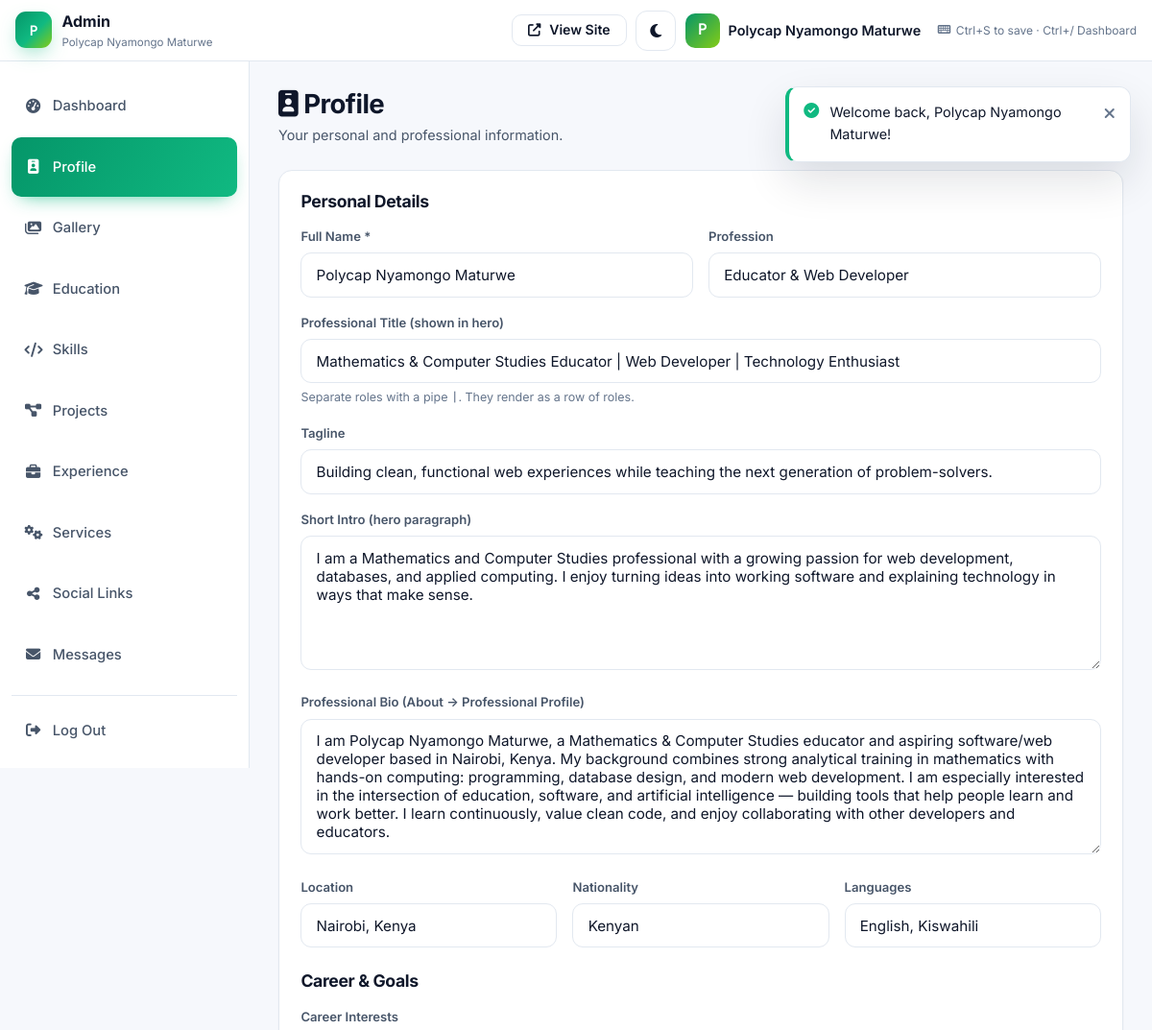
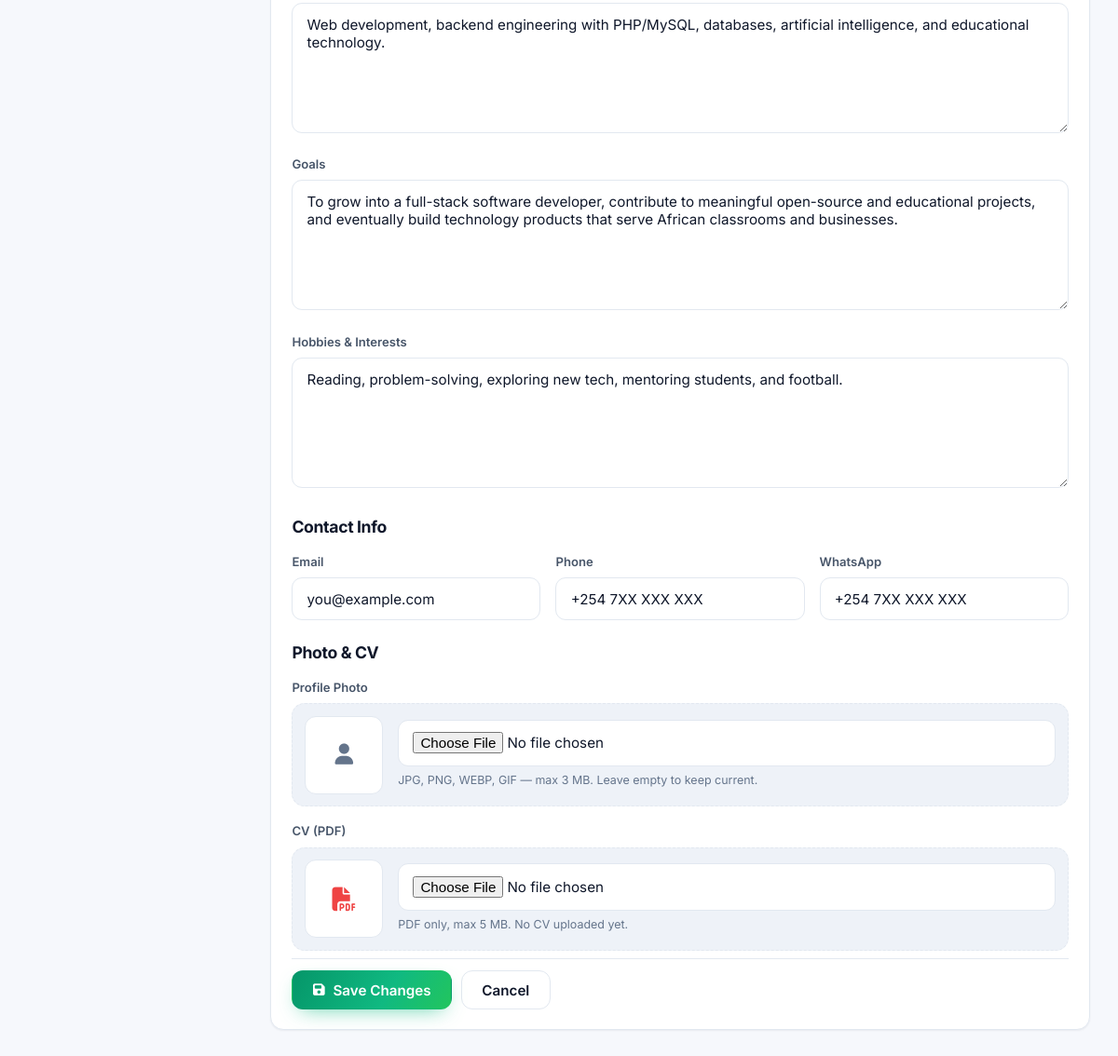
Screenshot of /admin/profile.php (signed in) with the database file from the repository (2 pictures, top to bottom).
### tables this page shows
CREATE TABLE `profile` (
  `id`                 INT UNSIGNED NOT NULL AUTO_INCREMENT,
  `full_name`          VARCHAR(120) NOT NULL,
  `professional_title` VARCHAR(200) DEFAULT NULL,
  `tagline`            VARCHAR(255) DEFAULT NULL,
  `short_intro`        TEXT         DEFAULT NULL,
  `bio`                TEXT         DEFAULT NULL,
  `location`           VARCHAR(120) DEFAULT NULL,
  `nationality`        VARCHAR(80)  DEFAULT NULL,
  `languages`          VARCHAR(200) DEFAULT NULL,
  `profession`         VARCHAR(120) DEFAULT NULL,
  `career_interests`   TEXT         DEFAULT NULL,
  `goals`              TEXT         DEFAULT NULL,
  `hobbies`            TEXT         DEFAULT NULL,
  `profile_image`      VARCHAR(255) DEFAULT NULL,
  `cv_file`            VARCHAR(255) DEFAULT NULL,
  `email`              VARCHAR(120) DEFAULT NULL,
  `phone`              VARCHAR(30)  DEFAULT NULL,
  `whatsapp`           VARCHAR(30)  DEFAULT NULL,
  `created_at`         TIMESTAMP    NOT NULL DEFAULT CURRENT_TIMESTAMP,
  `updated_at`         TIMESTAMP    NOT NULL DEFAULT CURRENT_TIMESTAMP ON UPDATE CURRENT_TIMESTAMP,
  PRIMARY KEY (`id`)
);

### includes/functions.php (called while the page is built, shortened)
<?php
function e($value): string
{
    return htmlspecialchars((string)($value ?? ''), ENT_QUOTES | ENT_SUBSTITUTE, 'UTF-8');
}
function url(string $path = '/'): string
{
    $base = rtrim(APP_URL, '/');
    return $base . '/' . ltrim($path, '/');
}
function asset(string $path): string
{
    return url('assets/' . ltrim($path, '/'));
}
function old(string $key, string $default = ''): string
{
    return (string)($_SESSION['old'][$key] ?? $default);
}

### includes/auth.php (called while the page is built, shortened)
<?php
require_once __DIR__ . '/functions.php';
function currentUser(): array
{
    return [
        'id'        => $_SESSION['user_id']   ?? null,
        'username'  => $_SESSION['username']  ?? null,
        'full_name' => $_SESSION['full_name'] ?? null,
        'role'      => $_SESSION['role']      ?? null,
    ];
}

### admin/profile.php (the view, shortened to what this page needs)
<?php
require_once __DIR__ . '/../includes/auth.php';
$pdo = getDB();
$profile = $pdo->query('SELECT * FROM profile WHERE id = 1')->fetch();
require_once __DIR__ . '/partials/admin_header.php';
require_once __DIR__ . '/partials/admin_sidebar.php';
$v = function (string $key, $default = '') use ($profile) {
    return old($key) !== '' ? old($key) : ($profile[$key] ?? $default);
};
$img = $profile['profile_image'] ?? '';
$imgUrl = $img && file_exists(__DIR__ . '/../' . $img) ? url($img) : '';
$cvUrl  = !empty($profile['cv_file']) && file_exists(__DIR__ . '/../' . $profile['cv_file'])
        ? url($profile['cv_file']) : '';
?>
<div class="admin-page-head">
    <div>
        <h1><i class="fas fa-id-badge"></i> Profile</h1>
        <p>Your personal and professional information.</p>
    </div>
    <div class="actions">
        <a href="<?= url('/') ?>" target="_blank" class="btn btn--ghost btn--sm">
        </a>
    </div>
</div>
<form method="post" enctype="multipart/form-data" class="panel">
    <div class="panel__head">
        <h2>Personal Details</h2>
    </div>
    <div class="admin-form">
        <div class="grid-2">
            <div class="form-group">
                <label for="full_name">Full Name *</label>
                <input class="form-control" type="text" id="full_name" name="full_name"
                       value="<?= e($v('full_name')) ?>" required>
            </div>
            <div class="form-group">
                <label for="profession">Profession</label>
                <input class="form-control" type="text" id="profession" name="profession"
                       value="<?= e($v('profession')) ?>">
            </div>
        </div>
        <div class="form-group">
            <label for="professional_title">Professional Title (shown in hero)</label>
            <input class="form-control" type="text" id="professional_title" name="professional_title"
                   value="<?= e($v('professional_title')) ?>"
                   placeholder="Mathematics &amp; Computer Studies Educator | Web Developer | Technology Enthusiast">
            <div class="hint">Separate roles with a pipe <code>|</code>. They render as a row of roles.</div>
        </div>
        <div class="form-group">
            <label for="tagline">Tagline</label>
            <input class="form-control" type="text" id="tagline" name="tagline"
                   value="<?= e($v('tagline')) ?>">
        </div>
        <div class="form-group">
            <label for="short_intro">Short Intro (hero paragraph)</label>
            <textarea class="form-control" id="short_intro" name="short_intro" rows="3"><?= e($v('short_intro')) ?></textarea>
        </div>
        <div class="form-group">
            <label for="bio">Professional Bio (About → Professional Profile)</label>
            <textarea class="form-control" id="bio" name="bio" rows="6"><?= e($v('bio')) ?></textarea>
        </div>
        <div class="grid-3">
            <div class="form-group">
                <label for="location">Location</label>
                <input class="form-control" type="text" id="location" name="location"
                       value="<?= e($v('location')) ?>">
            </div>
            <div class="form-group">
                <label for="nationality">Nationality</label>
                <input class="form-control" type="text" id="nationality" name="nationality"
                       value="<?= e($v('nationality')) ?>">
            </div>
            <div class="form-group">
                <label for="languages">Languages</label>
                <input class="form-control" type="text" id="languages" name="languages"
                       value="<?= e($v('languages')) ?>" placeholder="English, Kiswahili">
            </div>
        </div>
    </div>
    <div class="panel__head" style="margin-top:1.5rem;">
        <h2>Career &amp; Goals</h2>
    </div>
    <div class="admin-form">
        <div class="form-group">
            <label for="career_interests">Career Interests</label>
            <textarea class="form-control" id="career_interests" name="career_interests" rows="3"><?= e($v('career_interests')) ?></textarea>
        </div>
        <div class="form-group">
            <label for="goals">Goals</label>
            <textarea class="form-control" id="goals" name="goals" rows="3"><?= e($v('goals')) ?></textarea>
        </div>
        <div class="form-group">
            <label for="hobbies">Hobbies &amp; Interests</label>
            <textarea class="form-control" id="hobbies" name="hobbies" rows="3"><?= e($v('hobbies')) ?></textarea>
        </div>
    </div>
    <div class="panel__head" style="margin-top:1.5rem;">
        <h2>Contact Info</h2>
    </div>
    <div class="admin-form">
        <div class="grid-3">
            <div class="form-group">
                <label for="email">Email</label>
                <input class="form-control" type="email" id="email" name="email"
                       value="<?= e($v('email')) ?>">
            </div>
            <div class="form-group">
                <label for="phone">Phone</label>
                <input class="form-control" type="text" id="phone" name="phone"
                       value="<?= e($v('phone')) ?>">
            </div>
            <div class="form-group">
                <label for="whatsapp">WhatsApp</label>
                <input class="form-control" type="text" id="whatsapp" name="whatsapp"
                       value="<?= e($v('whatsapp')) ?>">
            </div>
        </div>
    </div>
    <div class="panel__head" style="margin-top:1.5rem;">
        <h2>Photo &amp; CV</h2>
    </div>
    <div class="admin-form">
        <div class="form-group">
            <label>Profile Photo</label>
            <div class="img-preview">
                <div class="img-preview__thumb" id="profilePreview">
                    <?php if ($imgUrl): ?>
                        <img src="<?= e($imgUrl) ?>" alt="Current profile photo">
                    <?php else: ?>
                        <i class="fas fa-user"></i>
                    <?php endif; ?>
                </div>
                <div style="flex:1">
                    <input class="form-control" type="file" name="profile_image"
                           id="profileImageInput" accept="image/jpeg,image/png,image/webp,image/gif">
                    <div class="hint">JPG, PNG, WEBP, GIF — max 3 MB. Leave empty to keep current.</div>
                </div>
            </div>
        </div>
        <div class="form-group">
            <label>CV (PDF)</label>
            <div class="img-preview">
                <div class="img-preview__thumb" style="font-size:1.6rem;">
                    <i class="fas fa-file-pdf" style="color:#ef4444"></i>
                </div>
                <div style="flex:1">
                    <input class="form-control" type="file" name="cv_file" accept="application/pdf">
                    <div class="hint">
                        PDF only, max 5 MB.
                        <?php if ($cvUrl): ?>
                            <a href="<?= e($cvUrl) ?>" target="_blank">Current CV →</a>
                        <?php else: ?>
                            No CV uploaded yet.
                        <?php endif; ?>
                    </div>
                </div>
            </div>
        </div>
    </div>
    <div class="admin-form-actions">
        <button type="submit" class="btn btn--primary">
            <i class="fas fa-save"></i> Save Changes
        </button>
        <a href="<?= url('/admin/dashboard.php') ?>" class="btn btn--ghost">Cancel</a>
    </div>
</form>
<?php require_once __DIR__ . '/partials/admin_footer.php'; ?>

### admin/partials/admin_header.php (shortened to what this page needs)
<?php
require_once __DIR__ . '/../../includes/auth.php';
$user          = currentUser();
?>
<!DOCTYPE html>
<html lang="en" data-theme="light">
<head>
    <link rel="stylesheet" href="https://cdnjs.cloudflare.com/ajax/libs/font-awesome/6.5.1/css/all.min.css">
    <link rel="stylesheet" href="<?= asset('css/style.css') ?>">
</head>
<body class="admin-body">
<header class="admin-topbar">
    <a class="admin-topbar__brand" href="<?= url('/admin/dashboard.php') ?>">
        <span class="navbar__brand-mark" aria-hidden="true">
            <?= e(mb_strtoupper(mb_substr($user['full_name'] ?? 'A', 0, 1))) ?>
        </span>
        <span>
            <strong>Admin</strong>
            <small class="muted"><?= e(APP_NAME) ?></small>
        </span>
    </a>
    <div class="admin-topbar__actions">
        <a href="<?= url('/') ?>" class="btn btn--ghost btn--sm" target="_blank" rel="noopener">
            <i class="fas fa-external-link-alt"></i> <span class="hide-sm">View Site</span>
        </a>
        <button type="button" class="icon-btn theme-toggle" id="themeToggle" aria-label="Toggle theme">
            <i class="fas fa-moon" data-theme-icon></i>
        </button>
        <div class="admin-user">
            <span class="admin-user__avatar"><?= e(mb_strtoupper(mb_substr($user['full_name'] ?? 'A', 0, 1))) ?></span>
            <span class="admin-user__name hide-sm"><?= e($user['full_name'] ?? 'Admin') ?></span>
        </div>
    </div>
</header>
<div class="admin-shell">

### rows the page displays
profile: full_name "P", full_name "Polycap Nyamongo Maturwe", profession "Educator & Web Developer", professional_title "Mathematics & Computer Studies Educator | Web Developer | Technology Enthusiast", tagline "Building clean, functional web experiences while teaching the next generation of problem-solvers.", short_intro "I am a Mathematics and Computer Studies professional with a growing passion for web development, databases, and applied computing. I enjoy turning ideas into working software and explaining technology in ways that make sense.", bio "I am Polycap Nyamongo Maturwe, a Mathematics & Computer Studies educator and aspiring software/web developer based in Nairobi, Kenya. My background combines strong analytical training in mathematics with hands-on computing: programming, database design, and modern web development. I am especially interested in the intersection of education, software, and artificial intelligence — building tools that help people learn and work better. I learn continuously, value clean code, and enjoy collaborating with other developers and educators.", location "Nairobi, Kenya", nationality "Kenyan", languages "English, Kiswahili", career_interests "Web development, backend engineering with PHP/MySQL, databases, artificial intelligence, and educational technology.", goals "To grow into a full-stack software developer, contribute to meaningful open-source and educational projects, and eventually build technology products that serve African classrooms and businesses.", hobbies "Reading, problem-solving, exploring new tech, mentoring students, and football.", email "you@example.com", phone "+254 7XX XXX XXX", whatsapp "+254 7XX XXX XXX"

### other values shown
$it['label'] "Dashboard"
$it['label'] "Profile"
$it['label'] "Gallery"
$it['label'] "Education"
$it['label'] "Skills"
$it['label'] "Projects"
$it['label'] "Experience"
$it['label'] "Services"
$it['label'] "Social Links"
$it['label'] "Messages"
